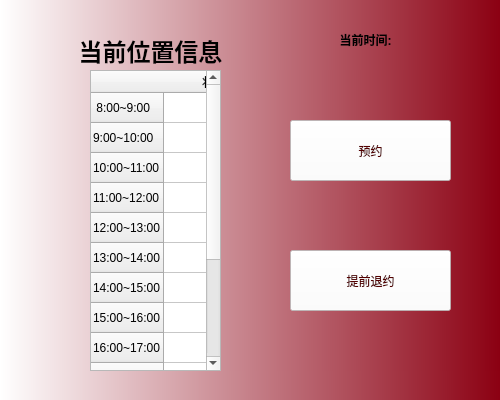
<?xml version="1.0" encoding="UTF-8"?>
<ui version="4.0">
 <class>seat_situation</class>
 <widget class="QWidget" name="seat_situation">
  <property name="windowModality">
   <enum>Qt::ApplicationModal</enum>
  </property>
  <property name="geometry">
   <rect>
    <x>0</x>
    <y>0</y>
    <width>500</width>
    <height>400</height>
   </rect>
  </property>
  <property name="windowTitle">
   <string>seat_situation</string>
  </property>
  <property name="styleSheet">
   <string notr="true">#seat_situation{background-color: qlineargradient(spread:pad, x1:0, y1:0, x2:1, y2:0, stop:0 rgba(255, 255, 255, 255), stop:1 rgba(139, 0, 18, 255));}
</string>
  </property>
  <widget class="QPushButton" name="resevre_button">
   <property name="geometry">
    <rect>
     <x>290</x>
     <y>120</y>
     <width>161</width>
     <height>61</height>
    </rect>
   </property>
   <property name="styleSheet">
    <string notr="true">font: 20pt &quot;华文行楷&quot;;
background-color:rgba(255,255, 255 ,200);
color: rgb(85, 0, 0);
</string>
   </property>
   <property name="text">
    <string>预约</string>
   </property>
  </widget>
  <widget class="QPushButton" name="pre_de_reserve_button">
   <property name="geometry">
    <rect>
     <x>290</x>
     <y>250</y>
     <width>161</width>
     <height>61</height>
    </rect>
   </property>
   <property name="styleSheet">
    <string notr="true">font: 18pt &quot;华文行楷&quot;;
background-color:rgba(255,255, 255 ,200);
color: rgb(85, 0, 0);
</string>
   </property>
   <property name="text">
    <string>提前退约</string>
   </property>
  </widget>
  <widget class="QLabel" name="normal_label">
   <property name="geometry">
    <rect>
     <x>70</x>
     <y>30</y>
     <width>161</width>
     <height>41</height>
    </rect>
   </property>
   <property name="styleSheet">
    <string notr="true"/>
   </property>
   <property name="text">
    <string>&lt;!DOCTYPE HTML PUBLIC &quot;-//W3C//DTD HTML 4.0//EN&quot; &quot;http://www.w3.org/TR/REC-html40/strict.dtd&quot;&gt;
&lt;html&gt;&lt;head&gt;&lt;meta name=&quot;qrichtext&quot; content=&quot;1&quot; /&gt;&lt;meta charset=&quot;utf-8&quot; /&gt;&lt;style type=&quot;text/css&quot;&gt;
p, li { white-space: pre-wrap; }
hr { height: 1px; border-width: 0; }
li.unchecked::marker { content: &quot;\2610&quot;; }
li.checked::marker { content: &quot;\2612&quot;; }
&lt;/style&gt;&lt;/head&gt;&lt;body style=&quot; font-family:'仿宋'; font-size:12pt; font-weight:400; font-style:normal;&quot;&gt;
&lt;p align=&quot;center&quot; style=&quot; margin-top:12px; margin-bottom:12px; margin-left:0px; margin-right:0px; -qt-block-indent:0; text-indent:0px;&quot;&gt;&lt;span style=&quot; font-size:18pt; font-weight:700;&quot;&gt;当前位置信息&lt;/span&gt;&lt;/p&gt;&lt;/body&gt;&lt;/html&gt;</string>
   </property>
  </widget>
  <widget class="QLabel" name="text1_label">
   <property name="geometry">
    <rect>
     <x>290</x>
     <y>20</y>
     <width>151</width>
     <height>41</height>
    </rect>
   </property>
   <property name="styleSheet">
    <string notr="true">background-color:transparent;
font: 18pt &quot;仿宋&quot;;</string>
   </property>
   <property name="text">
    <string>&lt;html&gt;&lt;head/&gt;&lt;body&gt;&lt;p align=&quot;center&quot;&gt;&lt;span style=&quot; font-weight:700;&quot;&gt;当前时间:&lt;/span&gt;&lt;/p&gt;&lt;/body&gt;&lt;/html&gt;</string>
   </property>
  </widget>
  <widget class="QTableWidget" name="reservation_table">
   <property name="geometry">
    <rect>
     <x>90</x>
     <y>70</y>
     <width>131</width>
     <height>301</height>
    </rect>
   </property>
   <property name="font">
    <font>
     <family>Modern No. 20</family>
    </font>
   </property>
   <property name="autoFillBackground">
    <bool>true</bool>
   </property>
   <row>
    <property name="text">
     <string> 8:00~9:00</string>
    </property>
   </row>
   <row>
    <property name="text">
     <string>9:00~10:00</string>
    </property>
   </row>
   <row>
    <property name="text">
     <string>10:00~11:00</string>
    </property>
   </row>
   <row>
    <property name="text">
     <string>11:00~12:00</string>
    </property>
   </row>
   <row>
    <property name="text">
     <string>12:00~13:00</string>
    </property>
   </row>
   <row>
    <property name="text">
     <string>13:00~14:00</string>
    </property>
   </row>
   <row>
    <property name="text">
     <string>14:00~15:00</string>
    </property>
   </row>
   <row>
    <property name="text">
     <string>15:00~16:00</string>
    </property>
   </row>
   <row>
    <property name="text">
     <string>16:00~17:00</string>
    </property>
   </row>
   <row>
    <property name="text">
     <string>17:00~18:00</string>
    </property>
   </row>
   <row>
    <property name="text">
     <string>18:00~19:00</string>
    </property>
   </row>
   <row>
    <property name="text">
     <string>19:00~20:00</string>
    </property>
   </row>
   <row>
    <property name="text">
     <string>20:00~21:00</string>
    </property>
   </row>
   <row>
    <property name="text">
     <string>21:00~22:00</string>
    </property>
   </row>
   <column>
    <property name="text">
     <string>状态</string>
    </property>
   </column>
   <item row="0" column="0">
    <property name="text">
     <string/>
    </property>
    <property name="font">
     <font>
      <italic>true</italic>
     </font>
    </property>
   </item>
   <item row="7" column="0">
    <property name="text">
     <string/>
    </property>
    <property name="toolTip">
     <string notr="true"/>
    </property>
    <property name="whatsThis">
     <string notr="true"/>
    </property>
   </item>
  </widget>
 </widget>
 <resources/>
 <connections/>
</ui>
